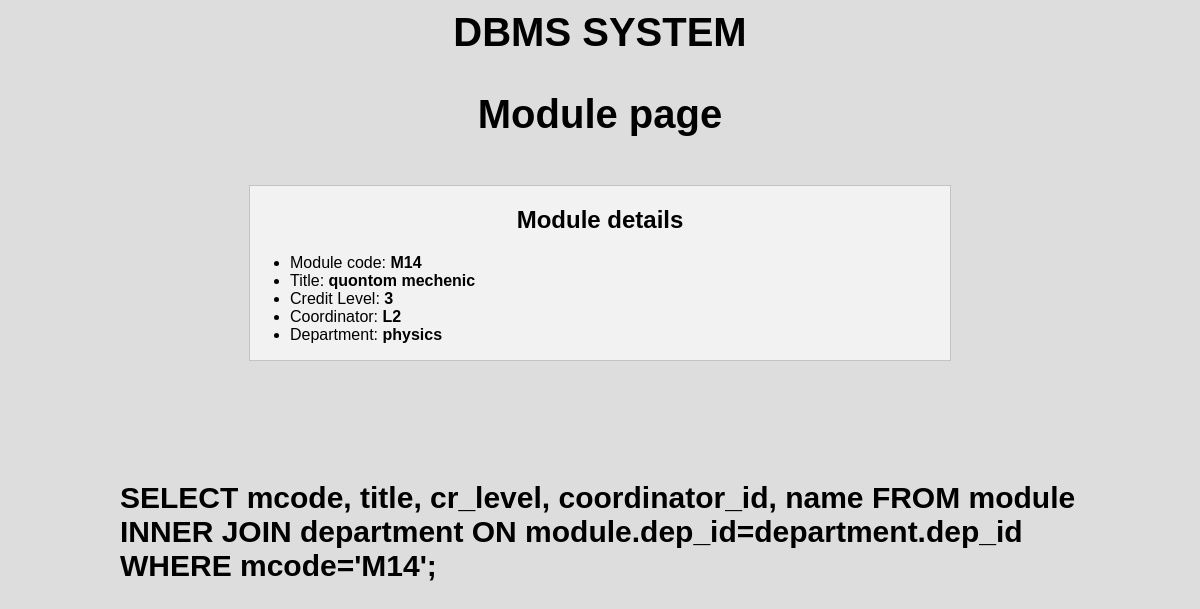
The page /admin/module.php?mcode=M14 on the database its author committed.
### tables this page shows
CREATE TABLE `module` (
  `mcode` varchar(50) NOT NULL,
  `title` varchar(50) NOT NULL,
  `cr_level` int(11) NOT NULL,
  `coordinator_id` varchar(50) NOT NULL,
  `d_id` varchar(50) NOT NULL,
  `dep_id` varchar(50) NOT NULL,
  `semester` int(11) NOT NULL
);

CREATE TABLE `department` (
  `dep_id` varchar(50) NOT NULL,
  `name` varchar(225) NOT NULL
);

### admin/module.php (the view, shortened to what this page needs)
<?php
if(isset($_GET["mcode"])){
    include_once("config.php");
    $mcode = $_GET["mcode"];
    $sql1 = "SELECT mcode, title, cr_level, coordinator_id, name FROM module INNER JOIN department ON module.dep_id=department.dep_id WHERE mcode='$mcode';";
    $result1 = mysqli_query($con, $sql1) or die(mysqli_error($con));
    if(mysqli_num_rows($result1)>0){
        $str = '';
        while($row=mysqli_fetch_assoc($result1)){
            $str .= "<li>Module code: <b>$row[mcode]</b></li>";
            $str .= "<li>Title: <b>$row[title]</b></li>";
            $str .= "<li>Credit Level: <b>$row[cr_level]</b></li>";
            $str .= "<li>Coordinator: <b>$row[coordinator_id]</b></li>";
            $str .= "<li>Department: <b>$row[name]</b></li>";
        }
    }else{
        $str = "<li>No data</li>";
    }
}
 ?>
 <!DOCTYPE html>
<html>
<head>
    <link rel="stylesheet" href="../css/form.css?modified=205209">
    <link rel="stylesheet" href="../css/test.css?modified=200394">
    <link rel="stylesheet" href="../css/tab.css?modified=200209">
    <link rel="stylesheet" href="../css/navbar.css?modified=20209">
</head>
<body>
    <a href="index.php"><h1>DBMS System</h1></a>
        <h1>Module page</h1>
        <div class="container-main2">
            <h2>Module details</h2>
            <ul>
                <?php if(isset($str)){echo $str; } ?>
            </ul>
        </div>
        <div id="msg">
            <?php echo $sql1; ?>
        </div>
    </body>
</html>

### css/test.css (style rules this page uses)
html { font-family: sans-serif; background: #dddddd; }
h1 { text-align: center; font-size: 40px; }
h2 { text-align: center; }
.container-main2 { width: 700px; margin-left: auto; margin-right: auto; margin-top: 4%; margin-bottom: 50px; background: #f2f2f2; display: block; padding: 0; position: relative; border: 1px solid #c3c3c3; }
#msg { font-size: 30px; color: black; font-weight: bold; margin: 10%; }

### css/navbar.css (style rules this page uses)
body { padding: 0; margin: 0; }
h1 { margin-top: 0; padding-top: 0px; }
a { color: inherit; text-decoration: none; text-transform: uppercase; display: block; padding: 10px; }

### rows shown on the page
module: mcode "M14", title "quontom mechenic", cr_level "3", coordinator "L2", dep.name "physics"

### other values the page prints
$sql1 "SELECT mcode, title, cr_level, coordinator_id, name FROM module INNER JOIN department ON module.dep_id=department.dep_id WHERE mcode='M14';"
